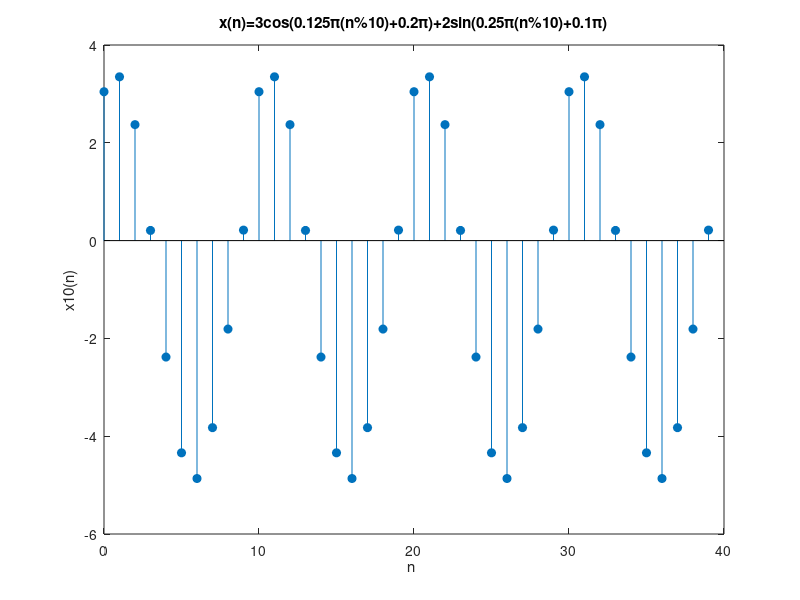

Recreate this plot in MATLAB.
%将2_1c中的X(n)扩展为以10为周期的函数X_10(n)=X(n+10)，绘出四个周期
n=0:39;
x=3*cos(0.125*pi*rem(n,10)+0.2*pi)+2*sin(0.25*pi*rem(n,10)+0.1*pi);
stem(n,x, 'fill');
title('x(n)=3cos(0.125\pi(n%10)+0.2\pi)+2sin(0.25\pi(n%10)+0.1\pi)');
xlabel ('n ');
ylabel('x10(n)');